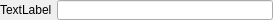
<?xml version="1.0" encoding="UTF-8"?>
<ui version="4.0">
 <class>TextFieldClass</class>
 <widget class="QWidget" name="TextFieldClass">
  <property name="geometry">
   <rect>
    <x>0</x>
    <y>0</y>
    <width>273</width>
    <height>20</height>
   </rect>
  </property>
  <property name="minimumSize">
   <size>
    <width>0</width>
    <height>20</height>
   </size>
  </property>
  <property name="maximumSize">
   <size>
    <width>16777215</width>
    <height>20</height>
   </size>
  </property>
  <property name="windowTitle">
   <string>TextField</string>
  </property>
  <layout class="QHBoxLayout" name="horizontalLayout">
   <property name="spacing">
    <number>0</number>
   </property>
   <property name="leftMargin">
    <number>0</number>
   </property>
   <property name="topMargin">
    <number>0</number>
   </property>
   <property name="rightMargin">
    <number>0</number>
   </property>
   <property name="bottomMargin">
    <number>0</number>
   </property>
   <item>
    <widget class="QLabel" name="label">
     <property name="sizePolicy">
      <sizepolicy hsizetype="Maximum" vsizetype="Preferred">
       <horstretch>0</horstretch>
       <verstretch>0</verstretch>
      </sizepolicy>
     </property>
     <property name="text">
      <string>TextLabel</string>
     </property>
    </widget>
   </item>
   <item>
    <spacer name="horizontalSpacer">
     <property name="orientation">
      <enum>Qt::Horizontal</enum>
     </property>
     <property name="sizeType">
      <enum>QSizePolicy::Fixed</enum>
     </property>
     <property name="sizeHint" stdset="0">
      <size>
       <width>5</width>
       <height>0</height>
      </size>
     </property>
    </spacer>
   </item>
   <item>
    <widget class="QLineEdit" name="lineEdit">
     <property name="sizePolicy">
      <sizepolicy hsizetype="Preferred" vsizetype="Preferred">
       <horstretch>0</horstretch>
       <verstretch>0</verstretch>
      </sizepolicy>
     </property>
     <property name="minimumSize">
      <size>
       <width>50</width>
       <height>0</height>
      </size>
     </property>
     <property name="maximumSize">
      <size>
       <width>16777215</width>
       <height>16777215</height>
      </size>
     </property>
    </widget>
   </item>
  </layout>
 </widget>
 <layoutdefault spacing="6" margin="11"/>
 <resources/>
 <connections/>
</ui>
